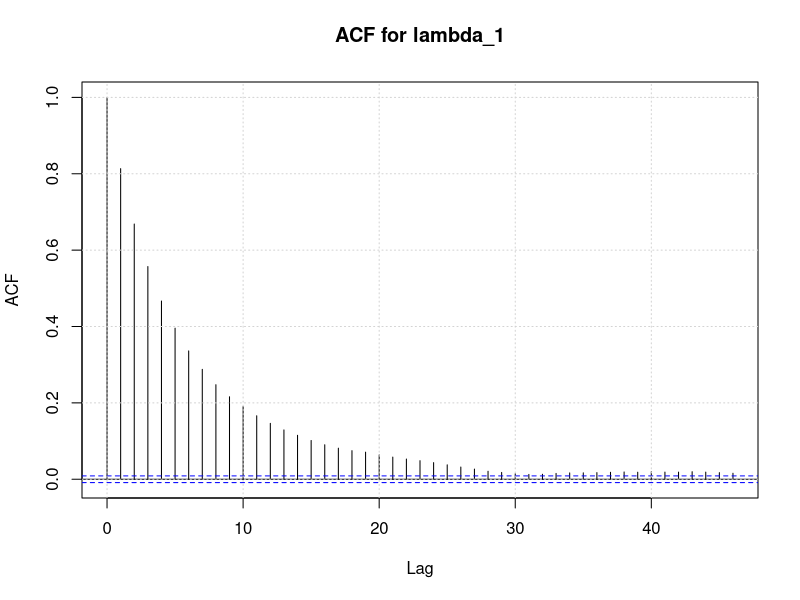
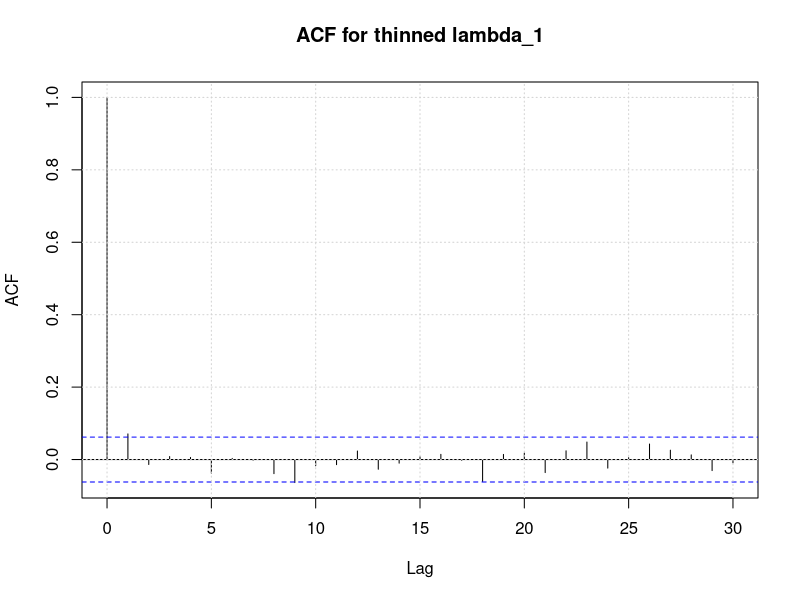
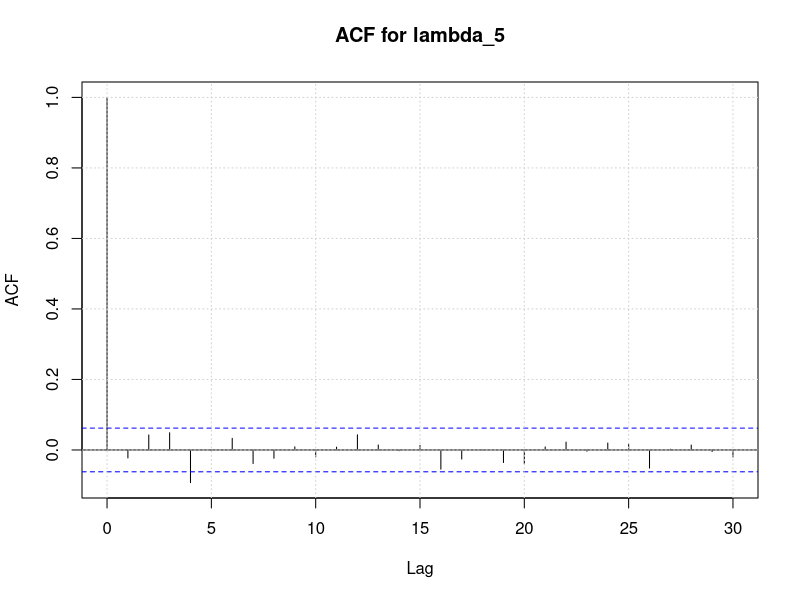
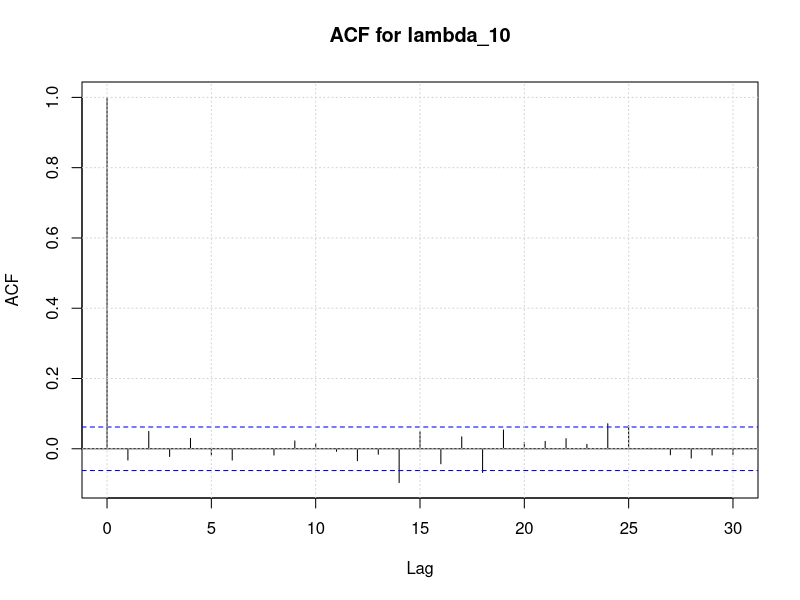
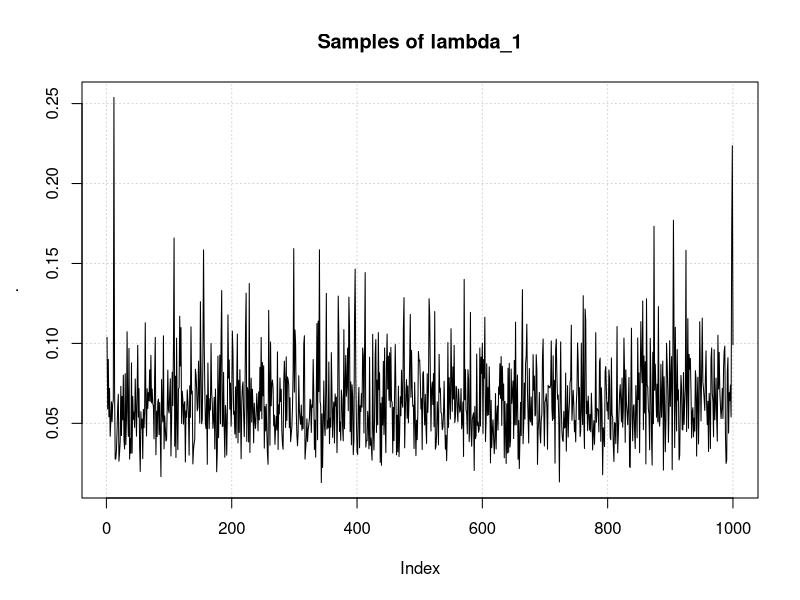
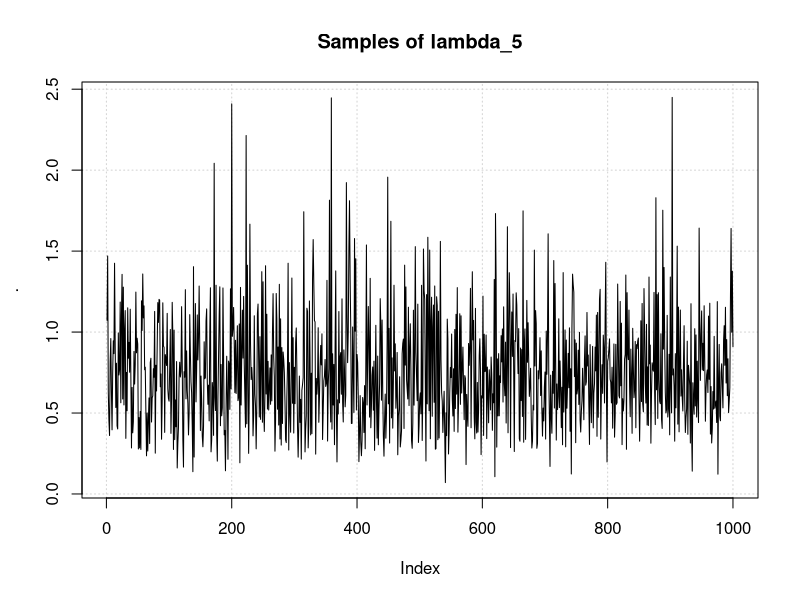
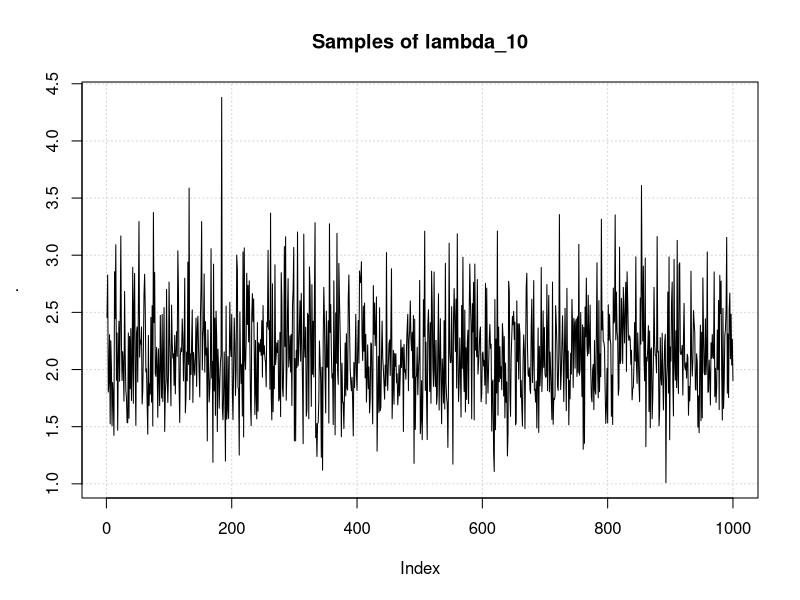

R code for these plots, in order:
library(magrittr)
set.seed(100)

# Params
T <- 50000 # Number of samples
k <- 10
y <- c(5, 1, 5, 14, 3, 19, 1, 1, 4, 22)
t <- c(94.320, 15.720, 62.880, 125.760, 5.240, 31.440, 1.048, 
       1.048, 2.096, 10.480)

# Proposal distribution
proposal <- function(condition, j) {
  prop <- 0
  tuning <- sqrt(y[j]) / t[j]
  # Sample until we have positive value
  while(prop <= 0) {
    prop <- rnorm(n = 1, mean = condition, sd = tuning)
  }
  return(prop)
}

# Target distribution
target <- function(lambda) {
  prod(lambda^y * exp(-t * lambda)) / (40 + sum(lambda))^11
}

# Hastings ratio
H <- function(x, z) {
   target(x) / target(z)
}

# Initialize lambda
lambdas <- matrix(nrow = k, ncol = T)
lambdas[,1] <- y / t                   # Naive parameter estimate

# The Metropolis-within-a-Gibbs sampler
acceptance_rate <- numeric(k)
for(i in 2:T) { # Gibbs sampler
  for(j in 1:k) { # Metropolis-Hastings
    # Define condition = (lambda_1, ..., lambda_(i-1), lambda_(i+1), ..., lambda_k)
    if(j == 1) {
      condition <- lambdas[1:k, i - 1]
    } else if(j == k) {
      condition <- c(lambdas[1:(k - 1), i], lambdas[k, i - 1]) 
    } else {
      condition <- c(lambdas[1:(j - 1), i], lambdas[j:k, i - 1]) 
    }
     
    # Generate proposal
    new_cond <- condition
    new_cond[j] <- proposal(condition[j], j)
    
    # Reject/accept with prop
    if(runif(1) < min(1, H(new_cond, condition))) {
      lambdas[j, i] <- new_cond[j]
      acceptance_rate[j] <- acceptance_rate[j] + 1
    } else {
      lambdas[j, i] <- lambdas[j, i - 1] 
    }
  }
}

acceptance_rate <- acceptance_rate / T

lambdas[1,] %>% acf(main = "ACF for lambda_1"); grid()

# Perform a thinning
step <- 50                            # With a thinning of 50 we have no
thinning <- 1:(T / step) * step       # significant autocorrelation
thinned_lambdas <- lambdas[,thinning]

thinned_lambdas[1,] %>% acf(main = "ACF for thinned lambda_1"); grid()
thinned_lambdas[5,] %>% acf(main = "ACF for lambda_5"); grid()
thinned_lambdas[10,] %>% acf(main = "ACF for lambda_10"); grid()
thinned_lambdas[1,] %>% plot(type = "l", 
                             panel.first = grid(),
                             main = "Samples of lambda_1")
thinned_lambdas[5,] %>% plot(type = "l", 
                             panel.first = grid(),
                             main = "Samples of lambda_5")
thinned_lambdas[10,] %>% plot(type = "l", 
                             panel.first = grid(),
                             main = "Samples of lambda_10")

